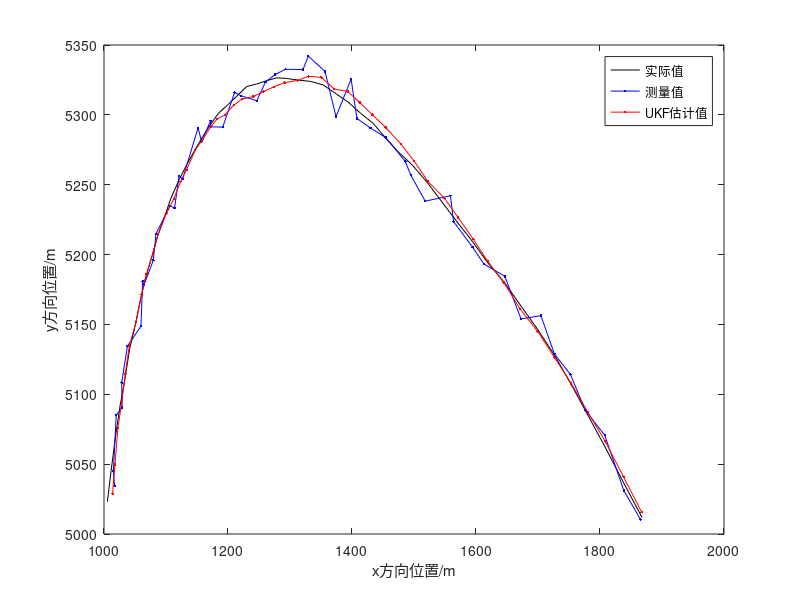
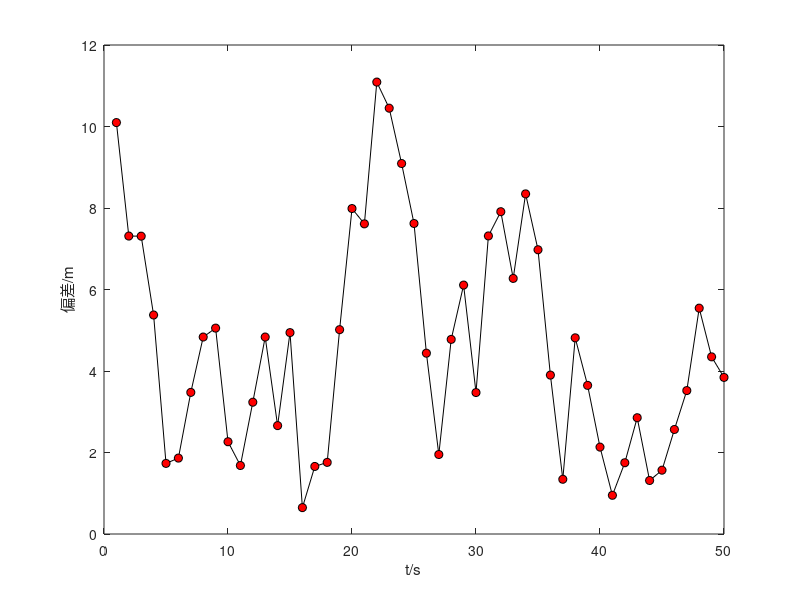

These figures' MATLAB source, in order:
%%%%%%%%%%%%%%%%%%%%%%%%%%%%%%%%%%%%%%%%%%%%%
%  功能说明： UKF在目标跟踪中的应用 
%  参数说明： 1．状态6维，x方向的位置、速度、加速度； 
%                y方向的位置、速度、加速度； 
%             2．观测信息为距离和角度； 
%%%%%%%%%%%%%%%%%%%%%%%%%%%%%%%%%%%%%%%%%%%%%
function code_ukf_for_track_6_div_system 
%%%%%%%%%%%%%%%%%%%%%%%%%%%%%%%%%%%%%%%%%%%%%
n=6;                                                                        % 状态位数 
t=0.5;                                                                      % 采样时间 
Q=[1 0 0 0 0 0; 
   0 1 0 0 0 0; 
   0 0 0.01 0 0 0; 
   0 0 0 0.01 0 0; 
   0 0 0 0 0.0001 0; 
   0 0 0 0 0 0.0001];                                                       %过程噪声协方差阵 
R = [100 0; 
    0 0.001^2];                                                             %量测噪声协方差阵  
% 状态方程 
f=@(x)[x(1)+t*x(3)+0.5*t^2*x(5);x(2)+t*x(4)+0.5*t^2*x(6);... 
    x(3)+t*x(5);x(4)+t*x(6);x(5);x(6)]; 
%x1为X轴位置，x2为Y轴位置，x3、x4分别是X、 
%Y轴的速度，x5、x6为X、Y两方向的加速度 
% 观测方程 
h=@(x)[sqrt(x(1)^2+x(2)^2);atan(x(2)/x(1))]; 
s=[1000;5000;10;50;2; -4]; 
x0=s+sqrtm(Q)*randn(n,1);                                                   % 初始化状态 
P0 =[100 0 0 0 0 0; 
        0 100 0 0 0 0; 
        0 0 1 0 0 0; 
        0 0 0 1 0 0; 
        0 0 0 0 0.1 0; 
        0 0 0 0 0 0.1];                                                     % 初始化协方差 
N=50;                                                                       % 总仿真时间步数，即总时间 
Xukf = zeros(n,N);                                                          % UKF滤波状态初始化 
X = zeros(n,N);                                                             % 真实状态 
Z = zeros(2,N);                                                             % 测量值 
for i=1:N 
    X(:,i)= f(s)+sqrtm(Q)*randn(6,1);                                       % 模拟，产生目标运动真实轨迹 
    s = X(:,i); 
end 
ux=x0;                                                                      % ux为中间变量 
for k=1:N 
    Z(:,k)= h(X(:,k)) + sqrtm(R)*randn(2,1);                                % 测量值
    % 保存观测 
    [Xukf(:,k),P0] = ukf(f,ux,P0,h,Z(:,k),Q,R);                             % 调用ukf滤波算法 
    ux=Xukf(:,k); 
end 
% 跟踪误差分析 
% 这里只分析位置误差，速度、加速度误差分析在此略 
for k=1:N 
    RMS(k)=sqrt( (X(1,k) -Xukf(1,k))^2+(X(2,k) -Xukf(2,k))^2 ); 
end 
%%%%%%%%%%%%%%%%%%%%%%%%%%%%%%%%%%%%%%%%%%%%% 
% 画图，轨迹图 
figure 
t=1:N; 
hold on;box on; 
plot( X(1,t),X(2,t), 'k-') 
plot(Z(1,t).*cos(Z(2,t)),Z(1,t).*sin(Z(2,t)),'-b.') 
plot(Xukf(1,t),Xukf(2,t),'-r.') 
legend('实际值','测量值','UKF估计值'); 
xlabel('x方向位置/m') 
ylabel('y方向位置/m') 
% 误差分析图
figure 
box on; 
plot(RMS,'-ko','MarkerFace','r') 
xlabel('t/s') 
ylabel('偏差/m') 
%title('跟踪位置偏差') 
%%%%%%%%%%%%%%%%%%%%%%%%%%%%%%%%%%%%%%%%%%%%% 
% UKF子函数 
function [X,P]=ukf(ffun,X,P,hfun,Z,Q,R) 
% 非线性系统中UKF算法 
L=numel(X);                              % 状态维数 
m=numel(Z);                              % 观测维数 
alpha=1e-2;                              % 默认系数，参看UT变换，下同 
ki=0;                                    % 默认系数 
beta=2;                                  % 默认系数 
lambda=alpha^2*(L+ki) -L;                % 默认系数 
c=L+lambda;                              % 默认系数 
Wm=[lambda/c 0.5/c+zeros(1,2*L)];        % 权值 
Wc=Wm; 
Wc(1)=Wc(1)+(1-alpha^2+beta);            % 权值 
c=sqrt(c); 
 
% 第一步：获得一组Sigma点集 
% Sigma点集，在状态X附近的点集，X是6*13矩阵，每列为1样本 
Xsigmaset=sigmas(X,P,c);  
 
% 第二、三、四步：对Sigma点集进行一步预测，得到均值X1means和方差P1和新sigmaX1 
% 对状态UT变换 
[X1means,X1,P1,X2]=ut(ffun,Xsigmaset,Wm,Wc,L,Q);    
 
% 第五、六步：得到观测预测，Z1为X1集合的预测，Zpre为Z1的均值， 
% Pzz为协方差， 
[Zpre,Z1,Pzz,Z2]=ut(hfun,X1,Wm,Wc,m,R);    % 对观测UT变换 
Pxz=X2*diag(Wc)*Z2';                     % 协方差Pxz 
 
% 第七步：计算Kalman增益 
K=Pxz*inv(Pzz); 
 
% 第八步：状态和方差更新 
X=X1means+K*(Z-Zpre);                   % 状态更新 
P=P1-K*Pxz';                             % 协方差更新 
%%%%%%%%%%%%%%%%%%%%%%%%%%%%%%%%%%%%%%%%%%%%% 
% UT变换子函数 
% 输入：fun为函数句柄，Xsigma为样本集，Wm和Wc为权值， 
%       n为状态维数(n=6)，COV为方差  
% 输出：Xmeans为均值， 
function [Xmeans,Xsigma_pre,P,Xdiv]=ut(fun,Xsigma,Wm,Wc,n,COV) 
LL=size(Xsigma,2);% 得到Xsigma样本个数 
Xmeans=zeros(n,1);%均值 
Xsigma_pre=zeros(n,LL); 
for k=1:LL 
    Xsigma_pre(:,k)=fun(Xsigma(:,k));  % 一步预测 
    Xmeans=Xmeans+Wm(k)*Xsigma_pre(:,k); 
end 
% Xmeans(:,ones(1,LL))将Xmeans扩展成n*LL矩阵，每一列都相等 
Xdiv=Xsigma_pre-Xmeans(:,ones(1,LL));   % 预测减去均值 
P=Xdiv*diag(Wc)*Xdiv'+COV;    % 协方差 
%%%%%%%%%%%%%%%%%%%%%%%%%%%%%%%%%%%%%%%%%%%%% 
% 产生Sigma点集函数 
function Xset=sigmas(X,P,c) 
A = c*chol(P)';% Cholesky分解 
Y = X(:,ones(1,numel(X))); 
Xset = [X Y+A Y-A]; 
%%%%%%%%%%%%%%%%%%%%%%%%%%%%%%%%%%%%%%%%%%%%%